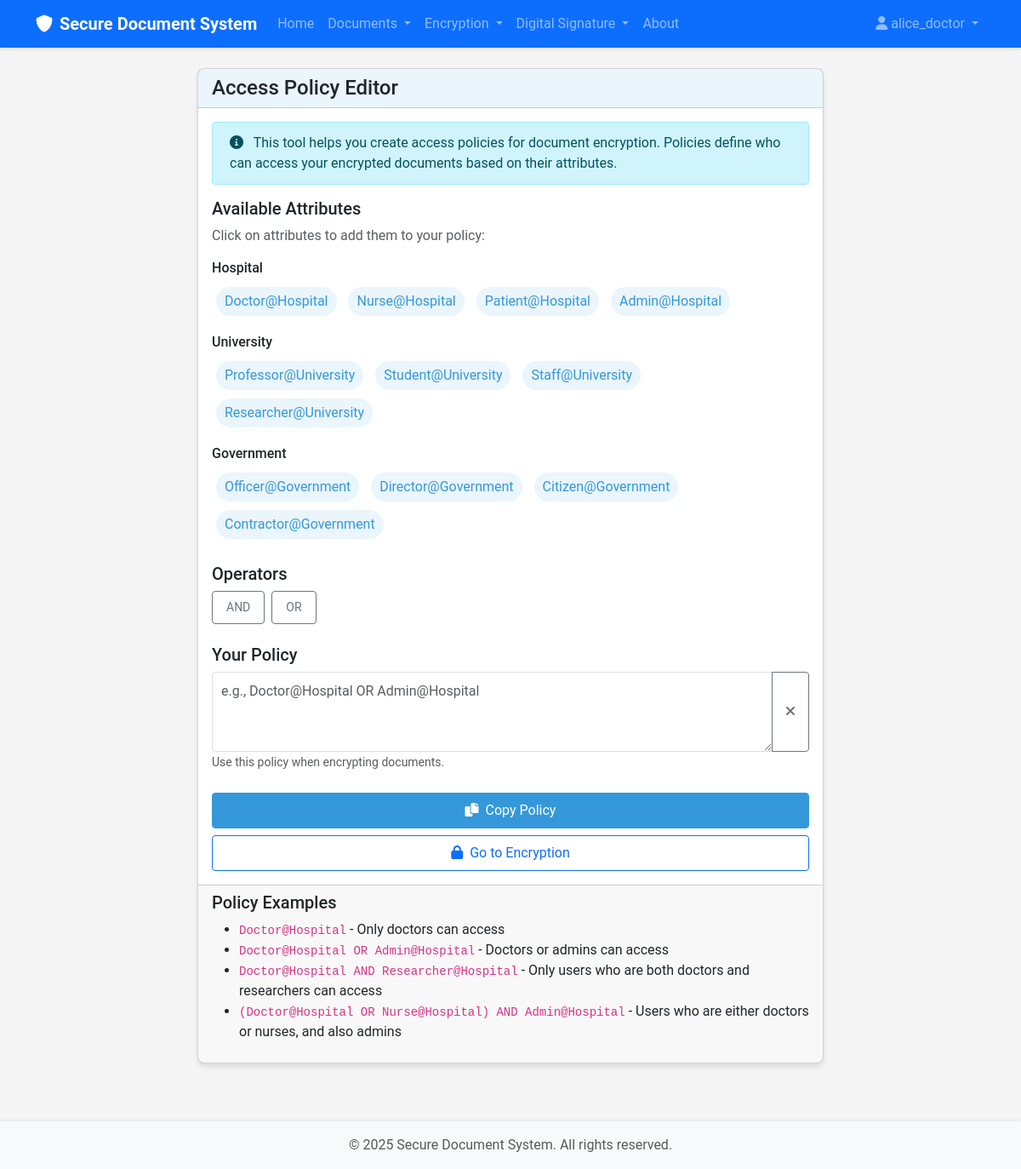
/encryption/policy-editor (signed in), run on the app's committed database.
### src/models/user.py (models this page shows, shortened)
class User(UserMixin, db.Model):
    id = db.Column(db.Integer, primary_key=True)
    username = db.Column(db.String(64), index=True, unique=True)
    email = db.Column(db.String(120), index=True, unique=True)
    password = db.Column(db.String(128))
    role = db.Column(db.String(20), default='reader')  # 'data_owner', 'reader', 'authority'
    created_at = db.Column(db.DateTime, default=datetime.utcnow)
    public_key = db.Column(db.Text)
    private_key_encrypted = db.Column(db.Text)
    documents = db.relationship('Document', foreign_keys='Document.user_id', backref='owner', lazy='dynamic')
    attributes = db.relationship('Attribute', secondary=user_attributes,
                                backref=db.backref('users', lazy='dynamic'))

class Attribute(db.Model):
    id = db.Column(db.Integer, primary_key=True)
    name = db.Column(db.String(64), index=True)
    authority_name = db.Column(db.String(64), index=True)
    description = db.Column(db.String(256))
    __table_args__ = (db.UniqueConstraint('name', 'authority_name', name='_name_authority_uc'),)

### src/routes/encryption.py (the view)
@encryption_bp.route('/policy-editor', methods=['GET'])
@login_required
def policy_editor():
    from src.models.user import Attribute
    attributes = Attribute.query.all()
    authorities = {}
    for attr in attributes:
        if attr.authority_name not in authorities:
            authorities[attr.authority_name] = []
        authorities[attr.authority_name].append(attr.name)
    return render_template('encryption/policy_editor.html', title='Policy Editor',
                          authorities=authorities)

### templates/encryption/policy_editor.html (shortened to what this page needs)
{% extends "base.html" %}
{% block content %}
<div class="row justify-content-center">
    <div class="col-md-8">
        <div class="card">
            <div class="card-header">
                <h4 class="mb-0">Access Policy Editor</h4>
            </div>
            <div class="card-body">
                <div class="alert alert-info">
                    <i class="fas fa-info-circle me-2"></i> This tool helps you create access policies for document encryption. Policies define who can access your encrypted documents based on their attributes.
                </div>
                <div class="mb-4">
                    <h5>Available Attributes</h5>
                    <p class="text-muted">Click on attributes to add them to your policy:</p>
                    {% for authority, attrs in authorities.items() %}
                        <div class="mb-3">
                            <h6>{{ authority }}</h6>
                            <div>
                                {% for attr in attrs %}
                                    <span class="attribute-tag" data-attribute="{{ attr }}@{{ authority }}">{{ attr }}@{{ authority }}</span>
                                {% endfor %}
                            </div>
                        </div>
                    {% endfor %}
                </div>
                <div class="mb-4">
                    <h5>Operators</h5>
                    <button type="button" class="btn btn-sm btn-outline-secondary operator-btn" data-operator="AND">AND</button>
                    <button type="button" class="btn btn-sm btn-outline-secondary operator-btn ms-1" data-operator="OR">OR</button>
                </div>
                <div class="mb-4">
                    <h5>Your Policy</h5>
                    <div class="input-group">
                        <textarea class="form-control" id="policy" rows="3" placeholder="e.g., Doctor@Hospital OR Admin@Hospital"></textarea>
                        <button class="btn btn-outline-secondary" type="button" onclick="document.getElementById('policy').value = ''">
                            <i class="fas fa-times"></i>
                        </button>
                    </div>
                    <small class="form-text text-muted">Use this policy when encrypting documents.</small>
                </div>
                <div class="d-grid gap-2">
                    <button type="button" class="btn btn-primary" onclick="copyToClipboard(document.getElementById('policy').value)">
                        <i class="fas fa-copy me-1"></i> Copy Policy
                    </button>
                    <a href="{{ url_for('encryption.encrypt') }}" class="btn btn-outline-primary">
                        <i class="fas fa-lock me-1"></i> Go to Encryption
                    </a>
                </div>
            </div>
            <div class="card-footer">
                <h5>Policy Examples</h5>
                <ul>
                    <li><code>Doctor@Hospital</code> - Only doctors can access</li>
                    <li><code>Doctor@Hospital OR Admin@Hospital</code> - Doctors or admins can access</li>
                    <li><code>Doctor@Hospital AND Researcher@Hospital</code> - Only users who are both doctors and researchers can access</li>
                    <li><code>(Doctor@Hospital OR Nurse@Hospital) AND Admin@Hospital</code> - Users who are either doctors or nurses, and also admins</li>
                </ul>
            </div>
        </div>
    </div>
</div>
{% endblock %}

### templates/base.html (shortened to what this page needs)
<!DOCTYPE html>
<html lang="en">
<head>
    <link href="https://cdn.jsdelivr.net/npm/bootstrap@5.3.0-alpha1/dist/css/bootstrap.min.css" rel="stylesheet">
    <link rel="stylesheet" href="https://cdnjs.cloudflare.com/ajax/libs/font-awesome/6.0.0/css/all.min.css">
    <link rel="stylesheet" href="{{ url_for('static', filename='css/style.css') }}">
</head>
<body>
    <nav class="navbar navbar-expand-lg navbar-dark bg-primary">
        <div class="container">
            <a class="navbar-brand" href="{{ url_for('index') }}">
                <i class="fas fa-shield-alt me-2"></i>Secure Document System
            </a>
            <div class="collapse navbar-collapse" id="navbarNav">
                <ul class="navbar-nav me-auto">
                    <li class="nav-item">
                        <a class="nav-link" href="{{ url_for('index') }}">Home</a>
                    </li>
                    {% if current_user.is_authenticated %}
                        <li class="nav-item dropdown">
                            <a class="nav-link dropdown-toggle" href="#" id="documentsDropdown" role="button" data-bs-toggle="dropdown">
                                Documents
                            </a>
                        </li>
                        <li class="nav-item dropdown">
                            <a class="nav-link dropdown-toggle" href="#" id="encryptionDropdown" role="button" data-bs-toggle="dropdown">
                                Encryption
                            </a>
                        </li>
                        <li class="nav-item dropdown">
                            <a class="nav-link dropdown-toggle" href="#" id="signatureDropdown" role="button" data-bs-toggle="dropdown">
                                Digital Signature
                            </a>
                        </li>
                    {% endif %}
                    <li class="nav-item">
                        <a class="nav-link" href="{{ url_for('about') }}">About</a>
                    </li>
                </ul>
                <ul class="navbar-nav">
                    {% if current_user.is_authenticated %}
                        <li class="nav-item dropdown">
                            <a class="nav-link dropdown-toggle" href="#" id="userDropdown" role="button" data-bs-toggle="dropdown">
                                <i class="fas fa-user me-1"></i>{{ current_user.username }}
                            </a>
                        </li>
                    {% endif %}
                </ul>
            </div>
        </div>
    </nav>
    <div class="container mt-4">
        {% block content %}{% endblock %}
    </div>
    <footer class="footer mt-5 py-3 bg-light">
        <div class="container text-center">
            <span class="text-muted">© 2025 Secure Document System. All rights reserved.</span>
        </div>
    </footer>
</body>
</html>

### static/css/style.css (style rules this page uses)
:root { --primary-color: #3498db; --secondary-color: #2ecc71; --background-color: #f5f5f5; --text-color: #333333; --danger-color: #e74c3c; --success-color: #27ae60; }
body { font-family: 'Roboto', 'Open Sans', sans-serif; background-color: var(--background-color); color: var(--text-color); min-height: 100vh; display: flex; flex-direction: column; }
.navbar { box-shadow: 0 2px 4px rgba(0, 0, 0, 0.1); }
.navbar-brand { font-weight: bold; }
.footer { margin-top: auto; box-shadow: 0 -2px 4px rgba(0, 0, 0, 0.05); }
.card { border-radius: 8px; box-shadow: 0 4px 6px rgba(0, 0, 0, 0.1); transition: transform 0.3s ease, box-shadow 0.3s ease; margin-bottom: 20px; }
.card-header { font-weight: bold; background-color: rgba(52, 152, 219, 0.1); }
.btn { border-radius: 4px; padding: 8px 16px; transition: all 0.3s ease; }
.btn-primary { background-color: var(--primary-color); border-color: var(--primary-color); }
.form-control { border-radius: 4px; padding: 10px; border: 1px solid #ddd; }
.alert { border-radius: 4px; padding: 12px 20px; }
.attribute-tag { display: inline-block; background-color: rgba(52, 152, 219, 0.1); color: var(--primary-color); padding: 5px 10px; border-radius: 20px; margin: 5px; cursor: pointer; }

### data on the page
User: username "alice_doctor"
Attribute: authority_name "Hospital", name "Doctor"
Attribute: name "Nurse"
Attribute: name "Patient"
Attribute: name "Admin"
Attribute: authority_name "University", name "Professor"
Attribute: name "Student"
Attribute: name "Staff"
Attribute: name "Researcher"
Attribute: authority_name "Government", name "Officer"
Attribute: name "Director"
Attribute: name "Citizen"
Attribute: name "Contractor"
